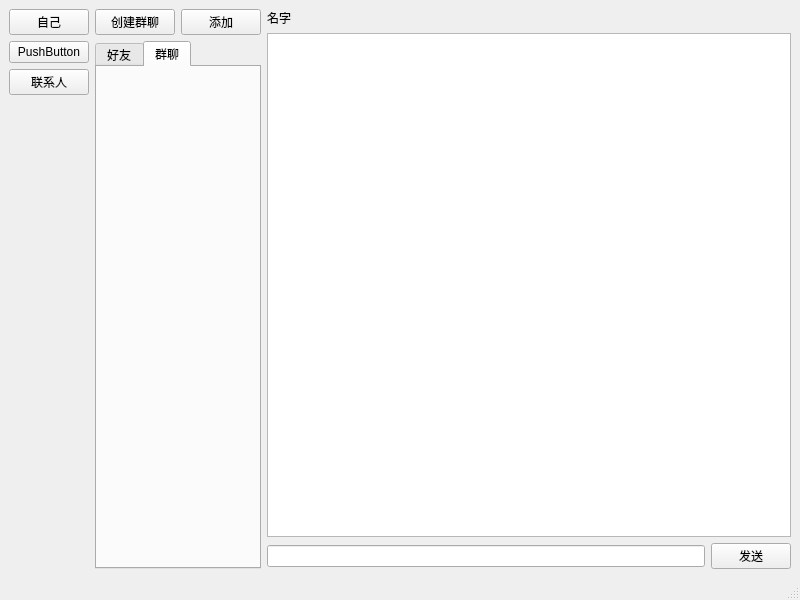
<?xml version="1.0" encoding="UTF-8"?>
<ui version="4.0">
 <class>MainWindow</class>
 <widget class="QMainWindow" name="MainWindow">
  <property name="geometry">
   <rect>
    <x>0</x>
    <y>0</y>
    <width>800</width>
    <height>600</height>
   </rect>
  </property>
  <property name="windowTitle">
   <string>MainWindow</string>
  </property>
  <widget class="QWidget" name="centralwidget">
   <layout class="QHBoxLayout" name="horizontalLayout_4" stretch="1,3,10">
    <item>
     <layout class="QVBoxLayout" name="verticalLayout">
      <item>
       <widget class="QPushButton" name="btn_headPic">
        <property name="text">
         <string>自己</string>
        </property>
       </widget>
      </item>
      <item>
       <widget class="QPushButton" name="btn_chat">
        <property name="text">
         <string>PushButton</string>
        </property>
       </widget>
      </item>
      <item>
       <widget class="QPushButton" name="btn_relation">
        <property name="text">
         <string>联系人</string>
        </property>
       </widget>
      </item>
      <item>
       <spacer name="verticalSpacer">
        <property name="orientation">
         <enum>Qt::Vertical</enum>
        </property>
        <property name="sizeHint" stdset="0">
         <size>
          <width>20</width>
          <height>40</height>
         </size>
        </property>
       </spacer>
      </item>
     </layout>
    </item>
    <item>
     <layout class="QVBoxLayout" name="verticalLayout_2">
      <item>
       <layout class="QHBoxLayout" name="horizontalLayout">
        <item>
         <widget class="QPushButton" name="btn_createGroup">
          <property name="text">
           <string>创建群聊</string>
          </property>
         </widget>
        </item>
        <item>
         <widget class="QPushButton" name="btn_add">
          <property name="text">
           <string>添加</string>
          </property>
         </widget>
        </item>
       </layout>
      </item>
      <item>
       <widget class="QTabWidget" name="tabWidget">
        <property name="currentIndex">
         <number>1</number>
        </property>
        <widget class="QWidget" name="tab_1">
         <attribute name="title">
          <string>好友</string>
         </attribute>
         <layout class="QVBoxLayout" name="verticalLayout_5">
          <property name="spacing">
           <number>0</number>
          </property>
          <property name="leftMargin">
           <number>0</number>
          </property>
          <property name="topMargin">
           <number>0</number>
          </property>
          <property name="rightMargin">
           <number>0</number>
          </property>
          <property name="bottomMargin">
           <number>0</number>
          </property>
          <item>
           <layout class="QVBoxLayout" name="friListLayout">
            <property name="spacing">
             <number>0</number>
            </property>
            <property name="sizeConstraint">
             <enum>QLayout::SetDefaultConstraint</enum>
            </property>
           </layout>
          </item>
          <item>
           <spacer name="verticalSpacer_2">
            <property name="orientation">
             <enum>Qt::Vertical</enum>
            </property>
            <property name="sizeHint" stdset="0">
             <size>
              <width>20</width>
              <height>0</height>
             </size>
            </property>
           </spacer>
          </item>
         </layout>
        </widget>
        <widget class="QWidget" name="tab_2">
         <attribute name="title">
          <string>群聊</string>
         </attribute>
         <layout class="QVBoxLayout" name="verticalLayout_6">
          <item>
           <layout class="QVBoxLayout" name="chatGroupLayout"/>
          </item>
          <item>
           <spacer name="verticalSpacer_3">
            <property name="orientation">
             <enum>Qt::Vertical</enum>
            </property>
            <property name="sizeHint" stdset="0">
             <size>
              <width>20</width>
              <height>471</height>
             </size>
            </property>
           </spacer>
          </item>
         </layout>
        </widget>
       </widget>
      </item>
     </layout>
    </item>
    <item>
     <layout class="QVBoxLayout" name="verticalLayout_3">
      <item>
       <layout class="QHBoxLayout" name="horizontalLayout_2">
        <item>
         <widget class="QLabel" name="lb_name">
          <property name="text">
           <string>名字</string>
          </property>
         </widget>
        </item>
       </layout>
      </item>
      <item>
       <widget class="QPlainTextEdit" name="plainTextEdit"/>
      </item>
      <item>
       <layout class="QHBoxLayout" name="horizontalLayout_3">
        <property name="bottomMargin">
         <number>0</number>
        </property>
        <item>
         <widget class="QLineEdit" name="le_sendMsg"/>
        </item>
        <item>
         <widget class="QPushButton" name="btn_send">
          <property name="text">
           <string>发送</string>
          </property>
         </widget>
        </item>
       </layout>
      </item>
     </layout>
    </item>
   </layout>
  </widget>
  <widget class="QStatusBar" name="statusbar"/>
 </widget>
 <resources/>
 <connections/>
</ui>
